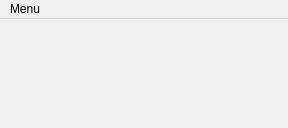
<?xml version="1.0" encoding="UTF-8"?>
<ui version="4.0">
 <class>MonitorWindow</class>
 <widget class="QMainWindow" name="MonitorWindow">
  <property name="geometry">
   <rect>
    <x>0</x>
    <y>0</y>
    <width>288</width>
    <height>128</height>
   </rect>
  </property>
  <property name="minimumSize">
   <size>
    <width>288</width>
    <height>128</height>
   </size>
  </property>
  <property name="windowTitle">
   <string>MonitorScreen</string>
  </property>
  <widget class="QWidget" name="centralWidget"/>
  <widget class="QMenuBar" name="menuBar">
   <property name="geometry">
    <rect>
     <x>0</x>
     <y>0</y>
     <width>288</width>
     <height>21</height>
    </rect>
   </property>
   <widget class="QMenu" name="menuMenu">
    <property name="title">
     <string>Menu</string>
    </property>
    <addaction name="actionConnect"/>
    <addaction name="separator"/>
    <addaction name="actionExit"/>
   </widget>
   <addaction name="menuMenu"/>
  </widget>
  <widget class="QStatusBar" name="statusBar">
   <property name="sizeGripEnabled">
    <bool>false</bool>
   </property>
  </widget>
  <action name="actionExit">
   <property name="text">
    <string>Exit</string>
   </property>
   <property name="shortcut">
    <string>Esc</string>
   </property>
  </action>
  <action name="actionConnect">
   <property name="text">
    <string>Connect</string>
   </property>
   <property name="shortcut">
    <string>C</string>
   </property>
  </action>
 </widget>
 <layoutdefault spacing="6" margin="11"/>
 <resources/>
 <connections/>
</ui>
